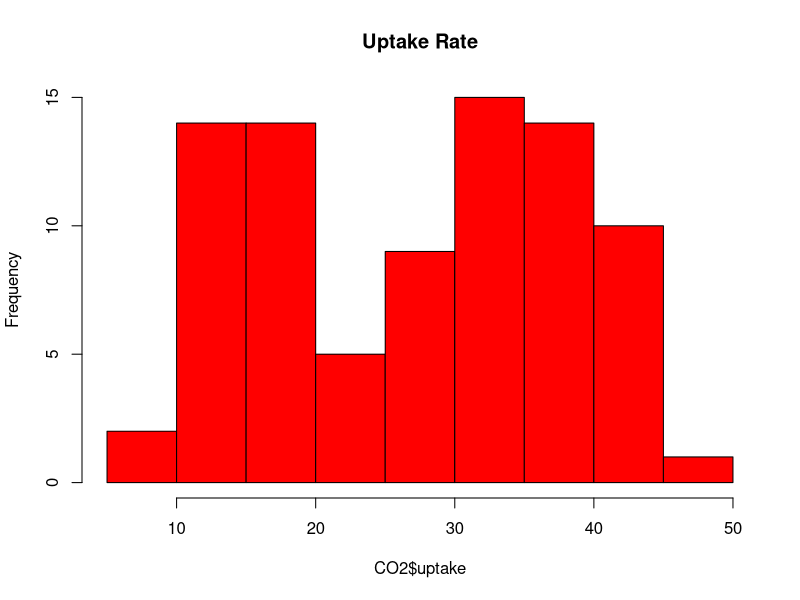

R code for this plot:
#Syed Immad Ali
#4/6/2021
#Lab 3

#Q1
data(CO2) #Loads data
hist(CO2$uptake, xlabs = "CO2 Uptake Rates", main = "Uptake Rate", col = "red")
#This distribution follows a bimodal distribution which can be seen by the two peaks.



#Question 2
vec <- c(9,9,22,32,33,39,39,42,49,52,58,70) #Creates the vector

#Searches the documentation for stem function
?stem

#Creates the stemplot with scale of 2
stem(vec, scale = 2)

#Stem plots perseveres data because we can recover original data set. 
#Histograms turn the data into buckets of new info, so the original data is not recoverable.



#Q3 Loads the data set 'state'
data(state)

#Q3A Find the min state area
min(state.area)

#Q3B Finds the max state area
max(state.area)

#Q3C Find the average state area
mean(state.area)

#Q3D Finds the median area
median(state.area)

#Q3E Finds the difference between min and max state areas.
max(state.area) - min(state.area)



#Q4 Uses the MFV Function to find mode
#Installs require package to use MFV
install.packages("statip")
library(statip)
?mfv

vec <- c(2,3,3,3,4,2,5,10) # Creates vector with data
mfv(vec) #Find the MFV of said vector
